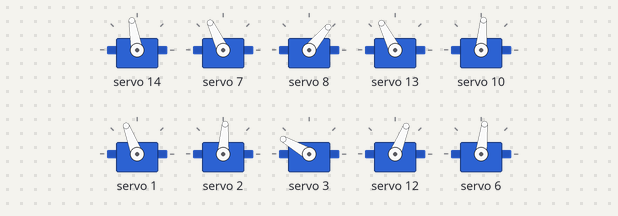
Simulated run of this sketch. Board: Arduino Uno, built with avr-gcc and run on an emulated ATmega328P. Shown: 10 × servo.

Above: at 4.8 s.
At 7.4 s:
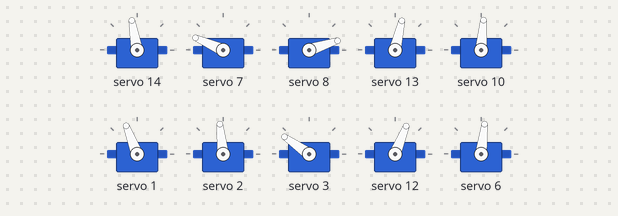
At 9.5 s:
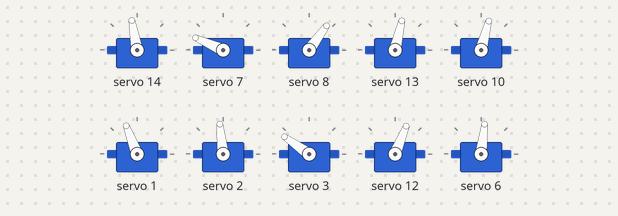
At 14.9 s:
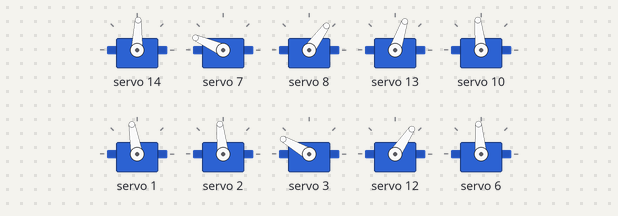
At 22.2 s:
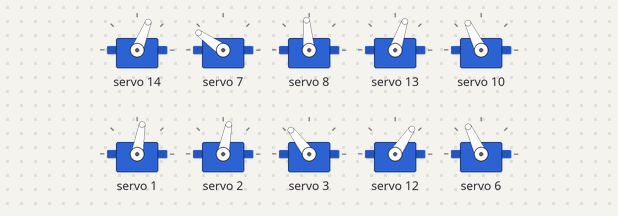
At 31.6 s:
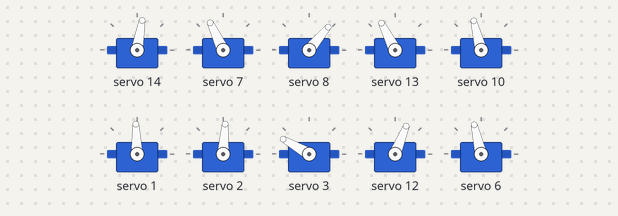
Timing chart, 0 to 40.0 s (numbered marks = the images above):
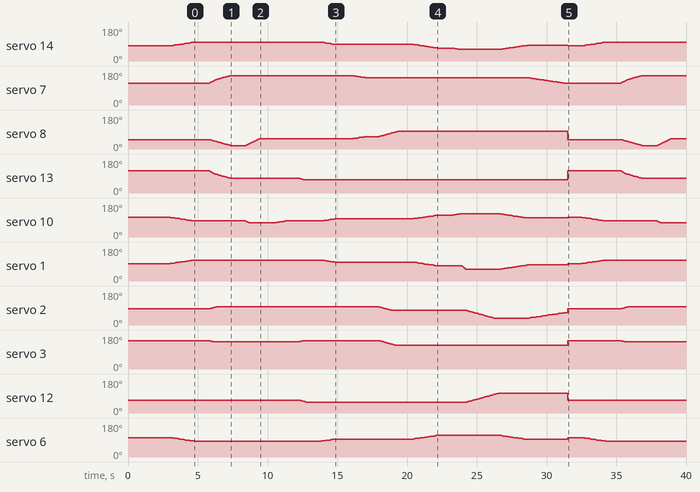

Measured:
- by itself, servo 14: 80° → 81° at 3.0 s, → 82° 0.11 s later, → 83° 0.11 s later, → 85° 0.11 s later, … (87 changes in this stretch)
- by itself, servo 10: 104° → 103° at 3.0 s, → 102° 0.11 s later, → 101° 0.11 s later, → 100° 0.11 s later, … (111 changes in this stretch)
- by itself, servo 1: 92° → 93° at 3.0 s, → 94° 0.11 s later, → 95° 0.11 s later, → 96° 0.11 s later, … (90 changes in this stretch)
- by itself, servo 6: 103° → 102° at 3.0 s, → 101° 0.11 s later, → 100° 0.11 s later, → 99° 0.11 s later, … (81 changes in this stretch)

The sketch:

Biped_Code_Final.ino
```cpp
#include<Wire.h>
#include<Adafruit_PWMServoDriver.h>

Adafruit_PWMServoDriver pwm = Adafruit_PWMServoDriver();
/*Servo R_Hip_U;     // Right hip upper motor / topmost motor
Servo R_Hip_L;     // Right hip lower motor
Servo R_Knee;      // Right knee motor
Servo R_Ankle_U;   // Right ankle upper motor
Servo R_Ankle_L;   // Right ankle lower motor / lowermost motor

Servo L_Hip_U;     //  Left hip upper motor / topmost motor
Servo L_Hip_L;     // Left hip lower motor
Servo L_Knee;      // Left knee motor
Servo L_Ankle_U;   // Left ankle upper motor
Servo L_Ankle_L;   // Left ankle lower motor / lowermost motor*/


#define SERVOMAX 665
#define SERVOMIN 127
/*#define USMIN  600
#define USMAX  2400*/
#define SERVO_FREQ 60


//inital values / sets the inital positions
int RHU=70 , RHL=100 ,RK=45 ,RAU=102 ,RAL=91;
int LHU=80 , LHL=75 ,LK=130 ,LAU=60 ,LAL=90;


// variables
int degree;
int i,a;
int rhu,rhl,rk,rau,ral; // right hip upper , right hip lower , right knee ,right ankle upper, right ankle lower
int lhu,lhl,lk,lau,lal; //left hip upper , left hip lower , left knee ,left ankle upper, left ankle lower


void setup() {
 //Serial.begin(9600);
 pwm.begin();
 pwm.setPWMFreq(SERVO_FREQ);


delay(2000);


 set();

delay(1000);

lean(17);
delay(1000);

move2(27);
delay(1000);
move3(30);
delay(1000);
move31(8);
delay(1000);
move32(10);
delay(1000);
lean(-10);
delay(1000);
move4(10);
delay(1000);
move5(25);
delay(1000);
lean(-17);
delay(1000);
//news(35);
////delay(100);
////ayush(30);
//lean(-6);
//delay(1000);

//namee(25);
//movelast(35);
tryt(6);//lean
tryt4(15);  //leap motor move
//
tryt2(42);
//////com(25);
lean(19);
//tryt(-7);
tryt5(25);
delay(100);
//balance
//set();

}

void tryt5(int angle){
  for(i=0;i<abs(angle);i++)
 {
  lhl++;
  rhl--;
  write();
  delay(100);
  }

  }

void tryt4(int angle){
  for(i=0;i<abs(angle);i++)
 {
 lhu--;
  write();
  delay(10);
  }

  }
void tryt3(int angle){

  for(i=0;i<abs(angle);i++)
 {
  ral--;
  rhu++;
  write();
  delay(100);
  }
  }
void tryt2(int angle)
{
  for(i=0;i<abs(angle);i++)
 {
  if(i<36){
  lhl--;}

  lau++;

  write();
  delay(50);
  }
  }

void tryt(int angle)
{
  for(i=0;i<abs(angle);i++)
 {
  ral++;
  rhu--;
  write();
  delay(100);
  }
  }
void com(int angle){
//  lean2(4);
  for(i=0;i<abs(angle);i++)
 {
//  lhl--;
//  lau++;
//  //lean2((float)i/10);
//
  if(i<9){
  lk++;}
  lhl--;
//  lk--;

  write();
  delay(150);
  }

  }
void set()          // sets the inital angles
{
 rhu=RHU;
 rhl=RHL;
 rk=RK;
 rau=RAU;
 ral=RAL;
 lhu=LHU;
 lhl=LHL;
 lk=LK;
 lau=LAU;
 lal=LAL;
 write();

}

void write()
{
 pwm.setPWM(14,0,angletopulse(rhu));
 pwm.setPWM(7,0,angletopulse(rhl));
 pwm.setPWM(8,0,angletopulse(rk));
 pwm.setPWM(13,0,angletopulse(rau));
 pwm.setPWM(10,0,angletopulse(ral));

 pwm.setPWM(1,0,angletopulse(lhu));
 pwm.setPWM(2,0,angletopulse(lhl));
 pwm.setPWM(3,0,angletopulse(lk));
 pwm.setPWM(12,0,angletopulse(lau));
 pwm.setPWM(6,0,angletopulse(lal));
}

void loop()    //// looped
{
 /* delay(4000);
set();

delay(1000);

lean(17);
delay(1000);

move2(27);
delay(1000);
move3(30);
delay(1000);
move31(8);
delay(1000);
move32(10);
delay(1000);
lean(-10);
delay(1000);
move4(10);
delay(1000);
move5(20);
delay(1000);
lean(-8);*/
//delay(1000);
//move5(20);
//delay(1000);
//move6(20);
//move61(10);
//delay(1000);
//lean(-8);
//delay(1000);
//move5(20);
//
//delay(1000);


 set();

delay(1000);

lean(17);
delay(1000);

move2(27);
delay(1000);
move3(30);
delay(1000);
move31(8);
delay(1000);
move32(10);
delay(1000);
lean(-10);
delay(1000);
move4(10);
delay(1000);
move5(25);
delay(1000);
lean(-17);
delay(1000);
//news(35);
////delay(100);
////ayush(30);
//lean(-6);
//delay(1000);

//namee(25);
//movelast(35);
tryt(6);//lean
tryt4(15);  //leap motor move
//
tryt2(42);
//////com(25);
lean(19);
//tryt(-7);
tryt5(25);
delay(100);
//balance
//

}


/////////////////////////////////
int angletopulse(int degree)  // converts the angle 'degree' to pulse
{
 int pulse=map(degree, 0, 180, SERVOMIN, SERVOMAX);
 return pulse;
}
////////////////////////////////
void lean(int angle) //lean leg
{if(angle>0)
{
  for(i=0;i<abs(angle);i++)
 {
   lhu++;
   rhu++;
   lal--;
   ral--;
    write();
   delay(100);
  }
}

else
{
  for(i=0;i<abs(angle);i++)
 {
   lhu--;
   rhu--;
   lal++;
   ral++;
    write();
   delay(100);
  }
}
}

void move2(int angle) //Move the right leg forward
{
 for(i=0;i<abs(angle);i++)
 {
   if(i<8)
    rhl+=2;
   else
    rhl++;

   if(i<7)
    rau-=2;
   else
    rau--;

  rk--;
  if(i<5)
  {
    lk--;
  }
  if(i<9)
  lhl++;


   write();
   delay(50);

 }
}

void movelast(int angle)
{
 for(i=0;i<abs(angle);i++)
 {
   if(i<8)
    lhl--;
   else
    lhl--;

   if(i<20){
    lau--;}

  lk++;
  if(i<10)
  {
    rk--;
  }
  if(i<9)
  rhl--;


   write();
   delay(50);

 }
}
void news(int angle)
{
 for(i=0;i<abs(angle);i++)
 {
  if(i<10)
  {lau++;
  lk--;
  }
  rk++;
  write();
   delay(50);
 }
}

void ayush(int angle)
{for(i=0;i<abs(angle);i++)
{
  lhl++;
  rhl--;
  if(i<20)
  rk--;


  write();
   delay(50);
  }
}

void namee(int angle)
{for(i=0;i<abs(angle);i++)
{
    lhl--;
    lk--;
    lau+=2;
   write();
   delay(200);
}

}
void move3(int angle)// place it on ground
{
  for(i=0;i<abs(angle);i++)
  {if(i<5)
    rk++;
    else
    {rk++;}
    if(i<8)
    ral--;
   /* if(i<5)
    rau--;
    else
    rau--;*/
    delay(25);
    write();
  }
}
void move31(int angle)
{
  for(i=0;i<abs(angle);i++)
  {ral++;
  delay(100);
  write();
  }
}

void move32(int angle)
{
  for(i=0;i<abs(angle);i++)
  { if(i<5)
    rau--;
    if(i<5)
    lk++;
    if(i<10)
    lau--;
    delay(50);
    write();

  }


}

void move4(int angle)  // back to initial position
{
for(i=0;i<abs(angle);i++)
{
   rhl--;
   rk++;

   delay(100);
   write();
  }


}


void move5(int angle)
{

  for(i=0;i<abs(angle);i++)
 {
 if(i<15)
  lhl--;

 if(i<20)
   lk--;
 if(i<25)
   rk++;


   write();
   delay(50);

}
}

void move6(int angle)
{
  for(i=0;i<abs(angle);i++)
 {
  lal--;
  if(i<10)
  lk--;
  delay(50);
  lau++;
  delay(100);
  write();
  }

}
void move61(int angle)
{
for(i=0;i<abs(angle);i++)
 {
  lk++;
  rk-=2;

  delay(100);
  write();


  }

}
```
